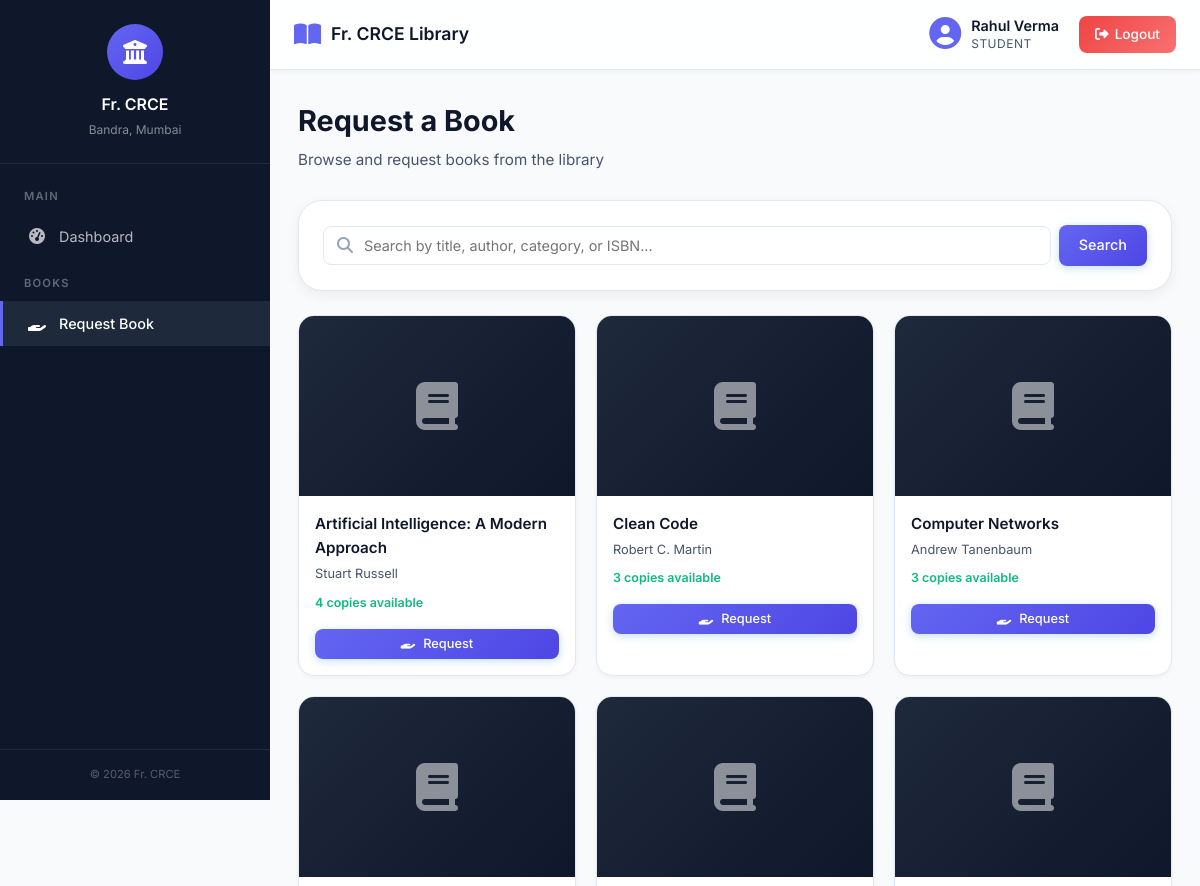
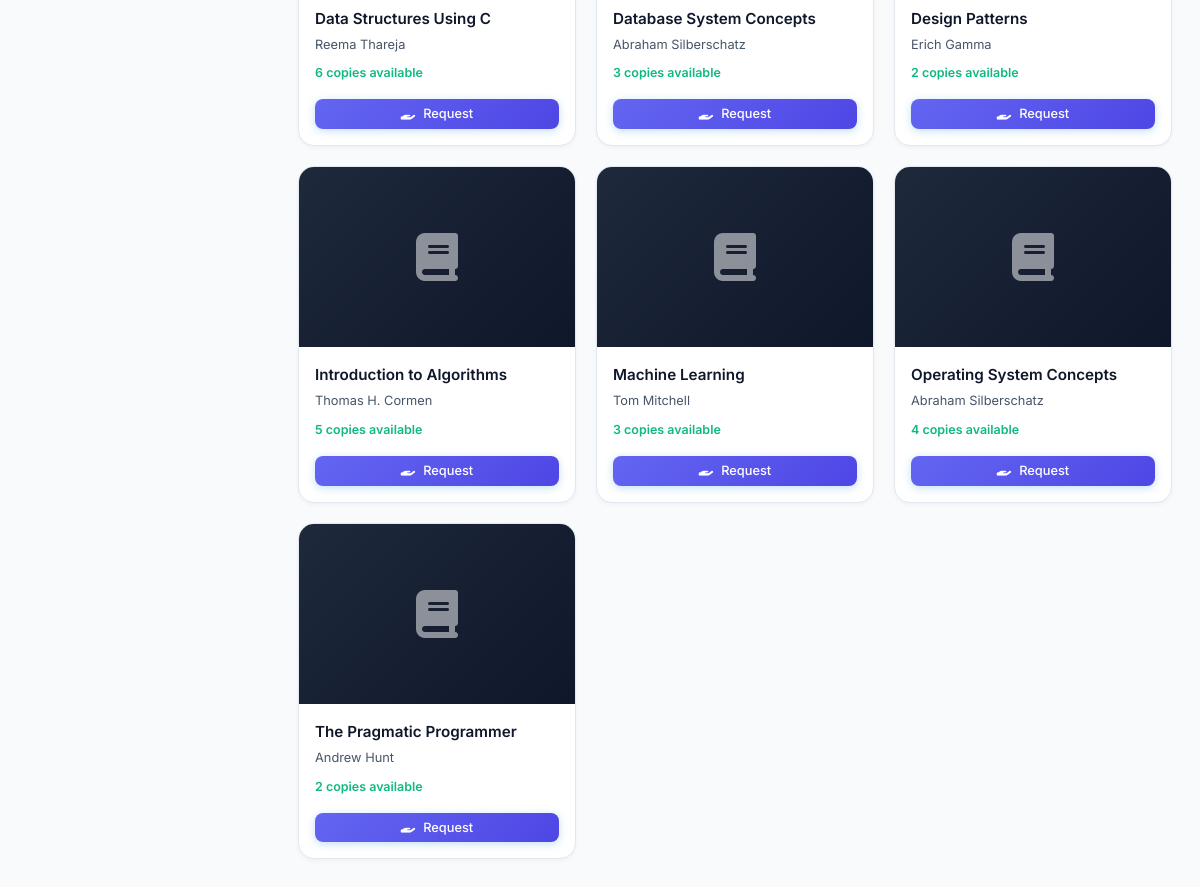
The page /student/request_book.php (signed in) on the database its author committed (2 pictures, top to bottom).
### tables this page shows
CREATE TABLE IF NOT EXISTS books (
    id INT AUTO_INCREMENT PRIMARY KEY,
    title VARCHAR(255) NOT NULL,
    author VARCHAR(200) NOT NULL,
    isbn VARCHAR(20) DEFAULT NULL,
    category VARCHAR(100) DEFAULT NULL,
    publisher VARCHAR(200) DEFAULT NULL,
    year INT DEFAULT NULL,
    quantity INT NOT NULL DEFAULT 1,
    available INT NOT NULL DEFAULT 1,
    cover_image VARCHAR(255) DEFAULT NULL,
    created_at TIMESTAMP DEFAULT CURRENT_TIMESTAMP
);

### student/request_book.php (the view, shortened to what this page needs)
<?php
require_once '../config/database.php';
$per_page = 12;
$page = isset($_GET['page']) ? max(1, intval($_GET['page'])) : 1;
$offset = ($page - 1) * $per_page;
$search = trim($_GET['search'] ?? '');
$where = '';
$books = mysqli_query($conn, "SELECT * FROM books $where ORDER BY title ASC LIMIT $per_page OFFSET $offset");
include '../includes/header.php';
include '../includes/sidebar.php';
?>
<div class="page-header">
    <h1>Request a Book</h1>
    <p>Browse and request books from the library</p>
</div>
<div class="card mb-3">
    <div class="card-body">
        <form method="GET" action="" class="d-flex gap-1 align-center">
            <div class="search-box" style="max-width: 100%; flex: 1;">
                <i class="fas fa-search"></i>
                <input type="text" name="search" placeholder="Search by title, author, category, or ISBN..."
                       value="<?php echo htmlspecialchars($search); ?>" id="liveSearchInput">
            </div>
            <button type="submit" class="btn btn-primary">Search</button>
        </form>
    </div>
</div>
<div class="books-grid">
    <?php if (mysqli_num_rows($books) > 0): ?>
        <?php while ($book = mysqli_fetch_assoc($books)): ?>
            <div class="book-card">
                <div class="book-card-cover">
                    <?php if (!empty($book['cover_image']) && file_exists(__DIR__ . '/../uploads/books/' . $book['cover_image'])): ?>
                        <img src="<?php echo BASE_URL; ?>uploads/books/<?php echo htmlspecialchars($book['cover_image']); ?>"
                             alt="<?php echo htmlspecialchars($book['title']); ?>">
                    <?php else: ?>
                        <i class="fas fa-book no-cover"></i>
                    <?php endif; ?>
                </div>
                <div class="book-card-body">
                    <h3><?php echo htmlspecialchars($book['title']); ?></h3>
                    <p class="author"><?php echo htmlspecialchars($book['author']); ?></p>
                    <p class="availability <?php echo $book['available'] > 0 ? 'in-stock' : 'out-of-stock'; ?>">
                        <?php echo $book['available'] > 0
                            ? $book['available'] . ' copies available'
                            : 'Currently unavailable'; ?>
                    </p>
                </div>
                <div class="book-card-footer">
                    <?php if ($book['available'] > 0): ?>
                        <form method="POST" action="" style="margin: 0;">
                            <button type="submit" class="btn btn-primary btn-sm w-100">
                                <i class="fas fa-hand-holding"></i> Request
                            </button>
                        </form>
                    <?php else: ?>
                        <button class="btn btn-outline btn-sm w-100" disabled>
                            <i class="fas fa-times-circle"></i> Unavailable
                        </button>
                    <?php endif; ?>
                </div>
            </div>
        <?php endwhile; ?>
    <?php endif; ?>
</div>
<?php include '../includes/footer.php'; ?>

### assets/css/style.css (style rules this page uses)
:root { --primary: #0f172a; --primary-light: #1e293b; --primary-dark: #020617; --accent: #6366f1; --accent-light: #818cf8; --accent-dark: #4f46e5; --success: #10b981; --success-light: #34d399; --warning: #f59e0b; --warning-light: #fbbf24; --danger: #ef4444; --danger-light: #f87171; --info: #0ea5e9; --bg-body: #f8fafc; --bg-card: #ffffff; --bg-sidebar: #0f172a; --bg-sidebar-hover: #1e293b; --bg-topbar: rgba(255, 255, 255, 0.85); --text-primary: #0f172a; --text-secondary: #475569; --text-muted: #94a3b8; --text-white: #ffffff; --border-color: #e2e8f0; --shadow-sm: 0 2px 4px rgba(0,0,0,0.04); --shadow-md: 0 4px 14px rgba(0,0,0,0.06); --shadow-lg: 0 12px 32px rgba(99, 102, 241, 0.08); --sidebar-width: 270px; --topbar-height: 70px; --radius-sm: 8px; --radius-md: 16px; --radius-lg: 24px; --transition: all 0.4s cubic-bezier(0.16, 1, 0.3, 1); }
*, *::before, *::after { margin: 0; padding: 0; box-sizing: border-box; }
html { scroll-behavior: smooth; }
body { font-family: 'Inter', -apple-system, BlinkMacSystemFont, 'Segoe UI', sans-serif; background: var(--bg-body); color: var(--text-primary); line-height: 1.6; min-height: 100vh; overflow-x: hidden; }
.page-header { margin-bottom: 28px; }
.page-header h1 { font-size: 1.8rem; font-weight: 700; color: var(--text-primary); margin-bottom: 4px; }
.page-header p { color: var(--text-secondary); font-size: 0.95rem; }
.card { background: var(--bg-card); border-radius: var(--radius-lg); box-shadow: var(--shadow-md); border: 1px solid var(--border-color); margin-bottom: 24px; overflow: hidden; transition: var(--transition); }
.card-body { padding: 24px; }
.btn { display: inline-flex; align-items: center; justify-content: center; gap: 8px; padding: 10px 20px; border: none; border-radius: var(--radius-sm); font-family: inherit; font-size: 0.9rem; font-weight: 500; cursor: pointer; transition: var(--transition); line-height: 1.4; white-space: nowrap; }
.btn-primary { background: linear-gradient(135deg, var(--accent), var(--accent-dark)); color: var(--text-white); box-shadow: 0 2px 8px rgba(52, 152, 219, 0.3); }
.btn-sm { padding: 6px 12px; font-size: 0.8rem; }
.search-box { position: relative; max-width: 400px; }
.search-box input { width: 100%; padding: 10px 14px 10px 40px; border: 1.5px solid var(--border-color); border-radius: var(--radius-sm); font-family: inherit; font-size: 0.9rem; transition: var(--transition); outline: none; background: var(--bg-card); }
.search-box i { position: absolute; left: 14px; top: 50%; transform: translateY(-50%); color: var(--text-muted); }
.books-grid { display: grid; grid-template-columns: repeat(auto-fill, minmax(220px, 1fr)); gap: 20px; }
.book-card { background: var(--bg-card); border-radius: var(--radius-md); overflow: hidden; border: 1px solid var(--border-color); box-shadow: var(--shadow-sm); transition: var(--transition); }
.book-card-cover { height: 180px; background: linear-gradient(135deg, var(--primary-light), var(--primary)); display: flex; align-items: center; justify-content: center; overflow: hidden; }
.book-card-cover .no-cover { color: rgba(255,255,255,0.5); font-size: 3rem; }
.book-card-body { padding: 16px; }
.book-card-body h3 { font-size: 0.95rem; font-weight: 600; margin-bottom: 4px; color: var(--text-primary); display: -webkit-box; -webkit-line-clamp: 2; line-clamp: 2; -webkit-box-orient: vertical; overflow: hidden; }
.book-card-body .author { font-size: 0.8rem; color: var(--text-secondary); margin-bottom: 8px; }
.book-card-body .availability { font-size: 0.78rem; font-weight: 600; }
.book-card-body .availability.in-stock { color: var(--success); }
.book-card-footer { padding: 0 16px 16px; }
.mb-3 { margin-bottom: 24px; }
.d-flex { display: flex; }
.align-center { align-items: center; }
.gap-1 { gap: 8px; }
.w-100 { width: 100%; }

### rows shown on the page
books: title "Artificial Intelligence: A Modern Approach", author "Stuart Russell", available "4"
books: title "Clean Code", author "Robert C. Martin", available "3"
books: title "Computer Networks", author "Andrew Tanenbaum", available "3"
books: title "Data Structures Using C", author "Reema Thareja", available "6"
books: title "Database System Concepts", author "Abraham Silberschatz", available "3"
books: title "Design Patterns", author "Erich Gamma", available "2"
books: title "Introduction to Algorithms", author "Thomas H. Cormen", available "5"
books: title "Machine Learning", author "Tom Mitchell", available "3"
books: title "Operating System Concepts", author "Abraham Silberschatz", available "4"
books: title "The Pragmatic Programmer", author "Andrew Hunt", available "2"

### other values the page prints
$_SESSION['name'] "Rahul Verma"
$_SESSION['role'] "STUDENT"
